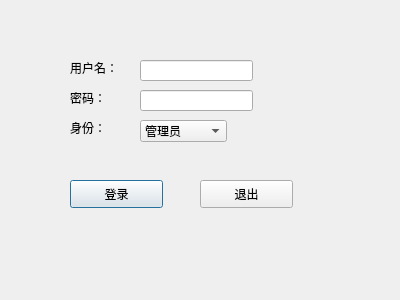
<?xml version="1.0" encoding="UTF-8"?>
<ui version="4.0">
 <class>LoginDialog</class>
 <widget class="QDialog" name="LoginDialog">
  <property name="geometry">
   <rect>
    <x>0</x>
    <y>0</y>
    <width>400</width>
    <height>300</height>
   </rect>
  </property>
  <property name="windowTitle">
   <string>Dialog</string>
  </property>
  <widget class="QLabel" name="label">
   <property name="geometry">
    <rect>
     <x>70</x>
     <y>60</y>
     <width>72</width>
     <height>15</height>
    </rect>
   </property>
   <property name="text">
    <string>用户名：</string>
   </property>
  </widget>
  <widget class="QLabel" name="label_2">
   <property name="geometry">
    <rect>
     <x>70</x>
     <y>90</y>
     <width>72</width>
     <height>15</height>
    </rect>
   </property>
   <property name="text">
    <string>密码：</string>
   </property>
  </widget>
  <widget class="QLabel" name="label_3">
   <property name="geometry">
    <rect>
     <x>70</x>
     <y>120</y>
     <width>72</width>
     <height>15</height>
    </rect>
   </property>
   <property name="text">
    <string>身份：</string>
   </property>
  </widget>
  <widget class="QLineEdit" name="usrLineEdit">
   <property name="geometry">
    <rect>
     <x>140</x>
     <y>60</y>
     <width>113</width>
     <height>21</height>
    </rect>
   </property>
  </widget>
  <widget class="QLineEdit" name="pwdLineEdit">
   <property name="geometry">
    <rect>
     <x>140</x>
     <y>90</y>
     <width>113</width>
     <height>21</height>
    </rect>
   </property>
  </widget>
  <widget class="QComboBox" name="comboBox">
   <property name="geometry">
    <rect>
     <x>140</x>
     <y>120</y>
     <width>87</width>
     <height>22</height>
    </rect>
   </property>
   <item>
    <property name="text">
     <string>管理员</string>
    </property>
   </item>
   <item>
    <property name="text">
     <string>借阅者</string>
    </property>
   </item>
  </widget>
  <widget class="QPushButton" name="loginBtn">
   <property name="geometry">
    <rect>
     <x>70</x>
     <y>180</y>
     <width>93</width>
     <height>28</height>
    </rect>
   </property>
   <property name="text">
    <string>登录</string>
   </property>
  </widget>
  <widget class="QPushButton" name="exitBtn">
   <property name="geometry">
    <rect>
     <x>200</x>
     <y>180</y>
     <width>93</width>
     <height>28</height>
    </rect>
   </property>
   <property name="text">
    <string>退出</string>
   </property>
  </widget>
 </widget>
 <resources/>
 <connections>
  <connection>
   <sender>exitBtn</sender>
   <signal>clicked()</signal>
   <receiver>LoginDialog</receiver>
   <slot>close()</slot>
   <hints>
    <hint type="sourcelabel">
     <x>246</x>
     <y>193</y>
    </hint>
    <hint type="destinationlabel">
     <x>199</x>
     <y>149</y>
    </hint>
   </hints>
  </connection>
 </connections>
</ui>
